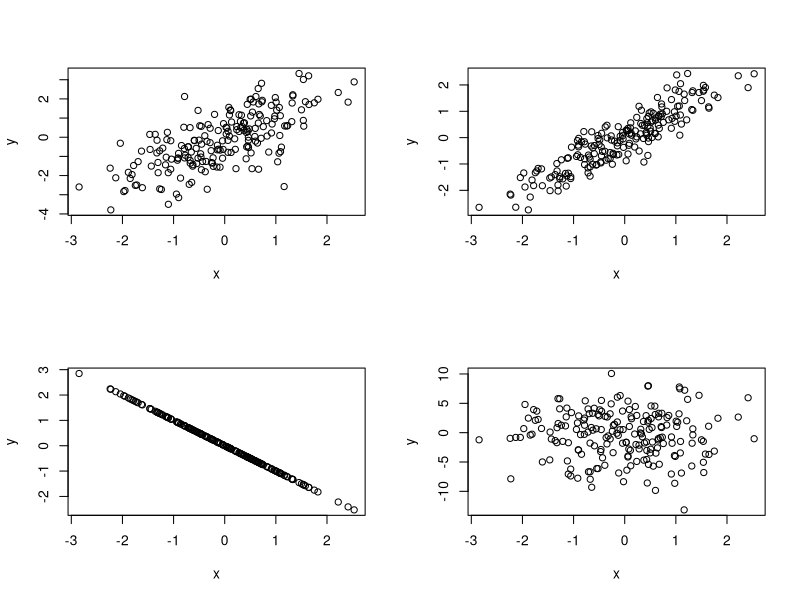

Write the R code that produced this figure.
## ---- chunk 1
knitr::opts_chunk$set(echo = F, eval = T, message = F, warning = F, error = F, comment = NA, cache = F, include = T, R.options = list(width = 100), collapse = T, dpi = 200, fig.align = "center", fig.height = 4, fig.width = 8)
## ---- chunk 2
set.seed(18)
x <- rnorm(200)
y1 <- x + rnorm(200,0,1)
y2 <- x + rnorm(200,0,0.43)
y3 <- -x
y4 <- rnorm(200,0,4)

par(mfrow=c(2,2))
plot(x,y1, ylab="y")
plot(x,y2, ylab="y")
plot(x,y3, ylab="y")
plot(x,y4, ylab ="y")
